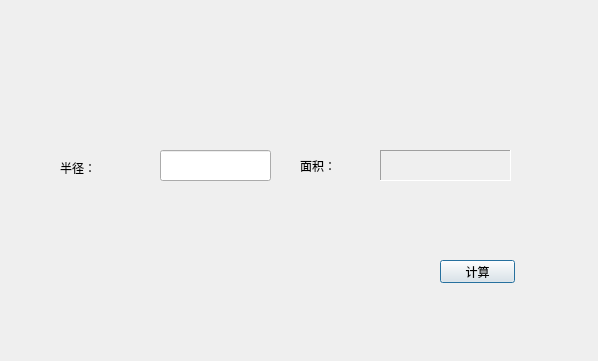
<?xml version="1.0" encoding="UTF-8"?>
<ui version="4.0">
 <class>Dialog</class>
 <widget class="QDialog" name="Dialog">
  <property name="geometry">
   <rect>
    <x>0</x>
    <y>0</y>
    <width>598</width>
    <height>361</height>
   </rect>
  </property>
  <property name="windowTitle">
   <string>Dialog</string>
  </property>
  <widget class="QLabel" name="radiusLabel">
   <property name="geometry">
    <rect>
     <x>60</x>
     <y>160</y>
     <width>51</width>
     <height>16</height>
    </rect>
   </property>
   <property name="text">
    <string>半径：</string>
   </property>
  </widget>
  <widget class="QLabel" name="areaLabel_1">
   <property name="geometry">
    <rect>
     <x>300</x>
     <y>150</y>
     <width>81</width>
     <height>31</height>
    </rect>
   </property>
   <property name="text">
    <string>面积：</string>
   </property>
  </widget>
  <widget class="QLabel" name="areaLabel_2">
   <property name="geometry">
    <rect>
     <x>380</x>
     <y>150</y>
     <width>131</width>
     <height>31</height>
    </rect>
   </property>
   <property name="frameShape">
    <enum>QFrame::Panel</enum>
   </property>
   <property name="frameShadow">
    <enum>QFrame::Sunken</enum>
   </property>
   <property name="text">
    <string/>
   </property>
  </widget>
  <widget class="QLineEdit" name="radiusLineEdit">
   <property name="geometry">
    <rect>
     <x>160</x>
     <y>150</y>
     <width>111</width>
     <height>31</height>
    </rect>
   </property>
  </widget>
  <widget class="QPushButton" name="countBtn">
   <property name="geometry">
    <rect>
     <x>440</x>
     <y>260</y>
     <width>75</width>
     <height>23</height>
    </rect>
   </property>
   <property name="text">
    <string>计算</string>
   </property>
  </widget>
 </widget>
 <layoutdefault spacing="6" margin="11"/>
 <resources/>
 <connections/>
</ui>
